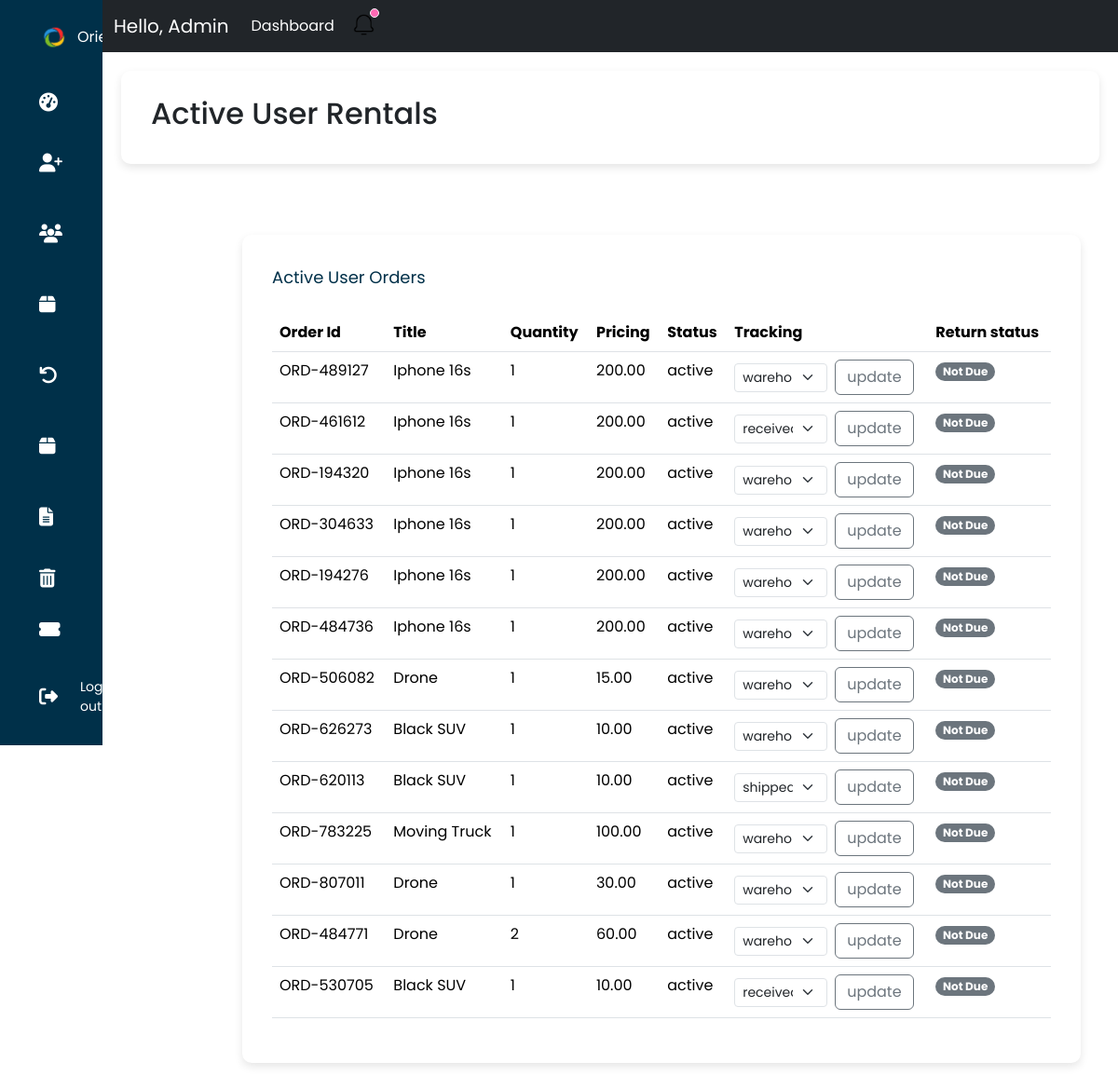
Page /admin/activerentals.php on the committed database.
### tables this page shows
CREATE TABLE `active_orders` (
  `id` int(11) NOT NULL,
  `User_id` int(11) NOT NULL,
  `item_id` int(11) DEFAULT NULL,
  `item_name` varchar(255) DEFAULT NULL,
  `quantity` int(10) DEFAULT NULL,
  `days` int(10) DEFAULT NULL,
  `total` decimal(10,2) DEFAULT NULL,
  `start_date` datetime DEFAULT NULL,
  `due_on` datetime DEFAULT NULL,
  `status` enum('active','returned','overdue','cancelled') DEFAULT 'active',
  `title` varchar(255) DEFAULT NULL,
  `rented_date` timestamp NOT NULL DEFAULT current_timestamp(),
  `tracking_id` int(6) DEFAULT NULL,
  `delivery_status` enum('warehouse','shipped','received') DEFAULT 'warehouse',
  `date_returned` timestamp NULL DEFAULT NULL,
  `approval_status` enum('pending','approved','rejected') DEFAULT 'pending'
);

### admin/activerentals.php (the view, shortened to what this page needs)
<?php session_start();
include("../config/db.php");
$table_query = mysqli_query($conn, "SELECT * FROM active_orders WHERE status='active'");
?>
<!DOCTYPE html>
<html lang="en">
<head>
  <link rel="stylesheet" href="../assets/css/admin.css">
  <link href="https://cdn.jsdelivr.net/npm/bootstrap@5.3.8/dist/css/bootstrap.min.css" rel="stylesheet">
  <link rel="stylesheet" href="https://cdnjs.cloudflare.com/ajax/libs/font-awesome/6.5.0/css/all.min.css">
</head>
<body>
        <?php include("sidebar.php"); ?>
        <?php include("navbar.php"); ?>
        <div class="content">
          <div class="top">
            <div class="title">
              <h2>Active User Rentals</h2>
            </div>
          </div>
  <div class="content">
    <div class="contents-place">
      <p class="admin-title">Active User Orders</p>
      <div class="table-responsive">
        <table class="table table-hover">
          <thead>
            <tr>
              <th>Order Id</th>
              <th>Title</th>
              <th>Quantity</th>
              <th>Pricing</th>
              <th>Status</th>
              <th>Tracking</th>
              <th>Return status</th>
            </tr>
          </thead>
          <tbody>
              <?php
              while ($row = mysqli_fetch_assoc($table_query)) { ?>
                <tr>
                    <td>ORD-<?php echo $row['tracking_id']; ?></td>
                    <td><?php echo $row['title']; ?></td>
                    <td><?php echo $row['quantity']; ?></td>
                    <td><?php echo $row['total']; ?></td>
                    <td><?php echo $row['status']; ?></td>
                    <td>
                      <form action="../config/auth.php" method="POST" class="d-flex gap-2 align-items-center">
                          <select class= "form-select form-select-sm" style="width: 100px;" name="delivery_status">
                              <option value="warehouse" <?php if($row['delivery_status'] == 'warehouse') echo 'selected';?>>warehouse</option>
                              <option value="shipped"  <?php if($row['delivery_status'] == 'shipped') echo 'selected';?>>shipped</option>
                              <option value="received"  <?php if($row['delivery_status'] == 'received') echo 'selected';?>>received</option>
                          </select>
                          <button type="submit" class="btn btn-outline-secondary">update</button>
                      </form>
                    </td>
                    <td><span class="badge rounded-pill text-bg-secondary">Not Due</span></td>
              </tr>
              <?php } ?>
          </tbody>
        </table>
      </div>
    </div>
  </div>
</body>
</html>

### admin/sidebar.php (shortened to what this page needs)
<div class="sidebar">
  <div class="logo">
    <img src= "../assets/image/logo_new.png">
    <span>Orientals</span>
  </div>
  <ul class="menu-items">
      <li class="initial">
        <a href="dashboard.php">
          <i class="fas fa-tachometer-alt"></i>
        </a>
      </li>
      <li>
        <a href="usermanagment.php">
          <i class="fas fa-user-plus"></i>
        </a>
      </li>
      <li>
        <a href="userstats.php">
          <i class="fas fa-users"></i>
        </a>
      </li>
      <li>
        <a href="ud.php">
          <i class="fas fa-box"></i>
        </a>
      </li>
      <li>
        <a href="return.php">
          <i class="fas fa-undo"></i>
        </a>
      </li>
      <li>
        <a href="activerentals.php">
          <i class="fas fa-box"></i>
        </a>
      </li>
      <li>
        <a href="post.php">
          <i class="fas fa-file-alt"></i>
        </a>
      </li>
      <li>
        <a href="deleted.php">
          <i class="fas fa-trash-alt"></i>
        </a>
      </li>
      <li>
        <a href="adminticket.php">
          <i class="fas fa-ticket-alt"></i>
        </a>
      </li>
      <li class="logout">
        <a href="../config/auth.php?logout=true">
          <i class="fas fa-sign-out-alt"></i>
          <span>Log out</span>
        </a>
      </li>
  </ul>
</div>

### admin/navbar.php (shortened to what this page needs)
<div class= "navigator">
  <nav class="navbar navbar-expand-lg navbar-dark bg-dark ">
        <div class="container-fluid">
          <a class="navbar-brand" href="#">Hello, Admin</a>
          <div class="collapse navbar-collapse" id="navbarNav">
            <ul class="navbar-nav">
              <li class="nav-item">
                <a class="nav-link active" aria-current="page" href="#">Dashboard</a>
              </li>
            <div class="dropdown">
            <button type="button" class= "btn border-0 position-relative" data-bs-toggle="dropdown" aria-expanded="false">
                <img src="../assets/image/notification.png" style= "width: 23px; height: 23px;">
                <span class="position-absolute top-2 start-71 translate-middle p-1 border border-light rounded-circle" style="background-color: #ff69b4;"></span>
            </button>
        </div>
          </div>
        </div>
    </nav>
</div>

### assets/css/admin.css (style rules this page uses)
* { margin: 0; padding: 0; border: none; outline: none; box-sizing: border-box; font-family: "Poppins", sans-serif; }
.navigator { transition: left 0.3s; position: fixed; top: 0; left: 110px; right: 0; transition: left 0.3s; z-index: 1001; }
.sidebar { position: fixed; top: 0; left: 0; bottom: 0; width: 110px; height: 100vh; padding: 0 27px; color: white; overflow: hidden; background: #003049; z-index: 1000; transition: width 0.3s; }
.logo { height: 80px; padding: 16px; }
.menu-items { height: 88%; position: relative; list-style: none; padding: 0; }
.menu-items li { padding: 15px; margin: 4px 0; border-radius: 8px; }
.menu-items a { color: white; font-size: 14px; text-decoration: none; display: flex; align-items: center; gap: 24px; }
.menu-items a span { overflow: hidden; }
.menu-items a i { font-size: 20px; }
.logout { position: absolute; bottom: 0; left: 0; }
.navbar { position: relative; z-index: 1000; }
.content { padding: 20px; margin-left: 110px; margin-top: 56px; margin-left: 110px; }
.top { display: flex; height: 100px; justify-content: space-between; align-items: center; flex-wrap: wrap; background: white; border-radius: 10px; padding: 10px 32px; margin-bottom: 32px; box-shadow: 0 4px 10px rgba(0,0,0,0.1); }
.contents-place { background: white; padding: 32px; border-radius: 10px; box-shadow: 0 4px 10px rgba(0,0,0,0.1); }
.sidebar .logo { display: flex; align-items: center; gap: 10px; padding: 16px; }
.sidebar .logo img { width: 30px; height: auto; display: block; }
.admin-title { color:#003049; padding-bottom: 10px; font-size: 18px; }
.title { font-size: 15px; font-weight: 200; }

### rows in the picture
active_orders: tracking "489127", title "Iphone 16s", quantity "1", total "200.00", status "active", delivery_status "warehouse"
active_orders: tracking "461612", title "Iphone 16s", quantity "1", total "200.00", status "active", delivery_status "received"
active_orders: tracking "194320", title "Iphone 16s", quantity "1", total "200.00", status "active", delivery_status "warehouse"
active_orders: tracking "304633", title "Iphone 16s", quantity "1", total "200.00", status "active", delivery_status "warehouse"
active_orders: tracking "194276", title "Iphone 16s", quantity "1", total "200.00", status "active", delivery_status "warehouse"
active_orders: tracking "484736", title "Iphone 16s", quantity "1", total "200.00", status "active", delivery_status "warehouse"
active_orders: tracking "506082", title "Drone", quantity "1", total "15.00", status "active", delivery_status "warehouse"
active_orders: tracking "626273", title "Black SUV", quantity "1", total "10.00", status "active", delivery_status "warehouse"
active_orders: tracking "620113", title "Black SUV", quantity "1", total "10.00", status "active", delivery_status "shipped"
active_orders: tracking "783225", title "Moving Truck", quantity "1", total "100.00", status "active", delivery_status "warehouse"
active_orders: tracking "807011", title "Drone", quantity "1", total "30.00", status "active", delivery_status "warehouse"
active_orders: tracking "484771", title "Drone", quantity "2", total "60.00", status "active", delivery_status "warehouse"
active_orders: tracking "530705", title "Black SUV", quantity "1", total "10.00", status "active", delivery_status "received"
